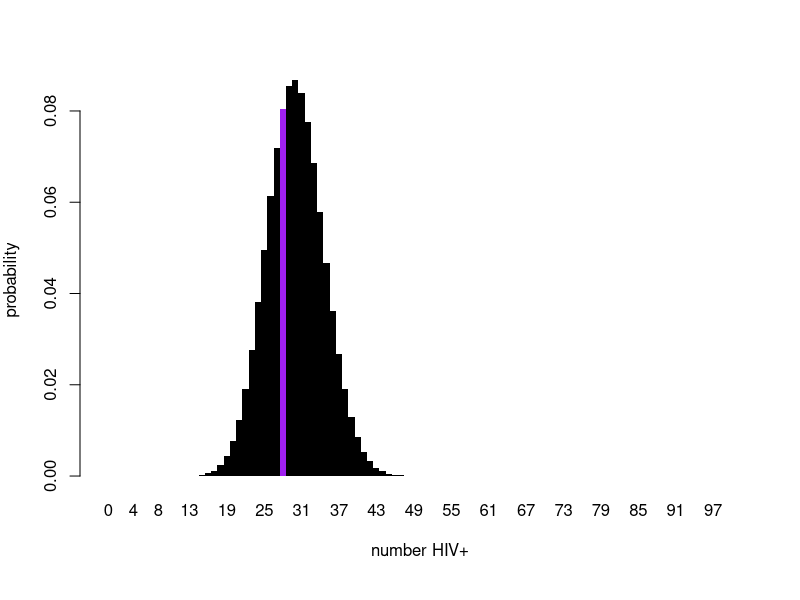
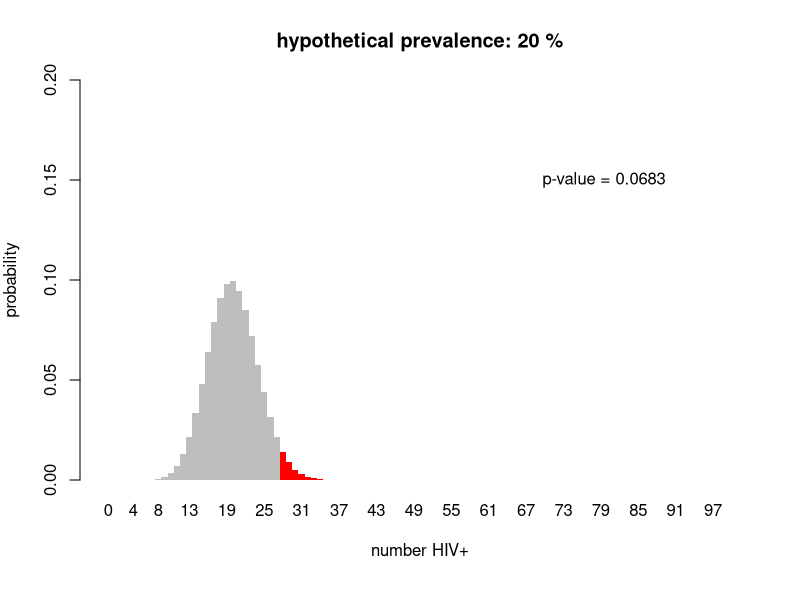
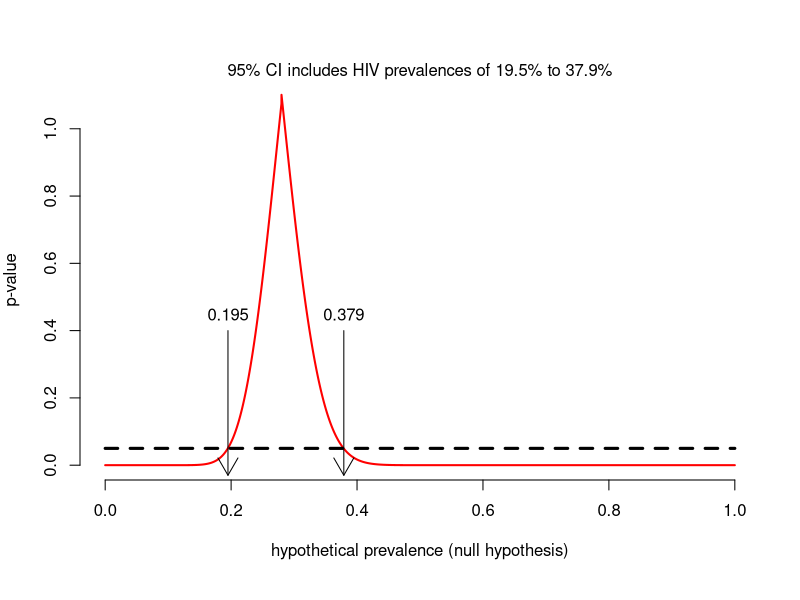
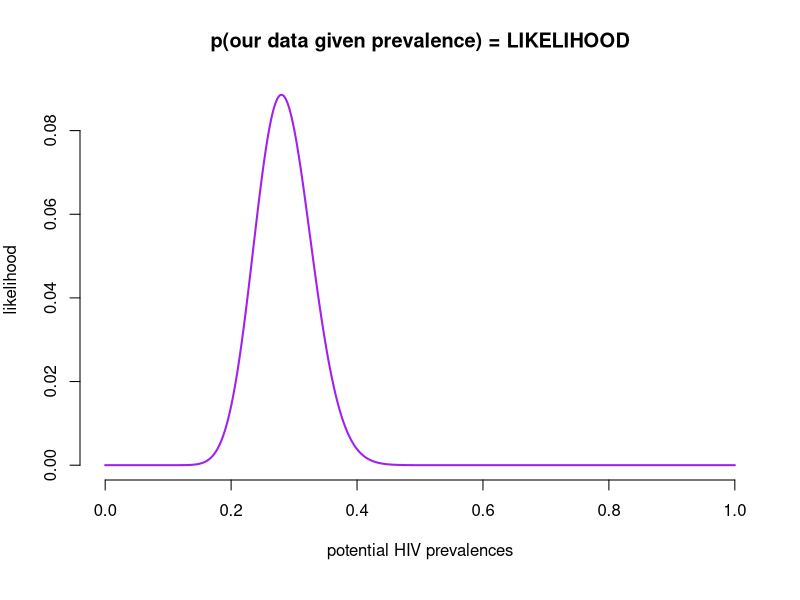
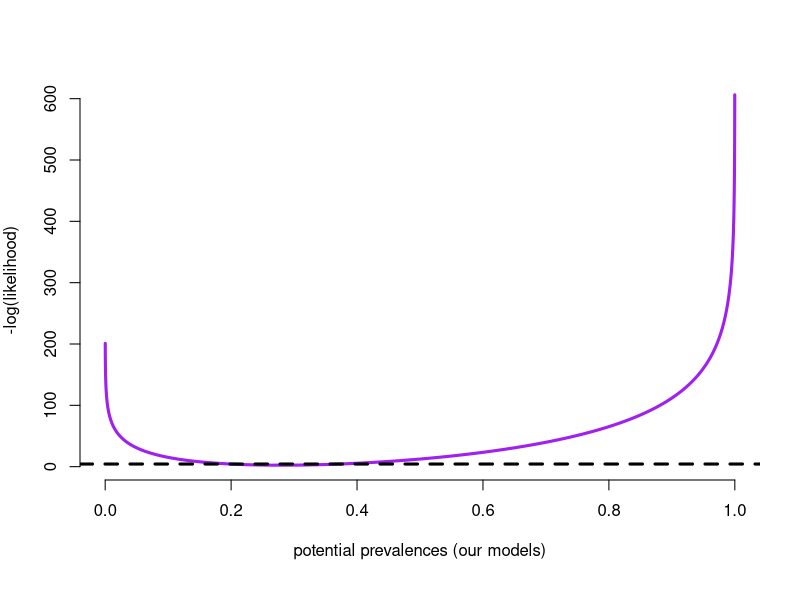
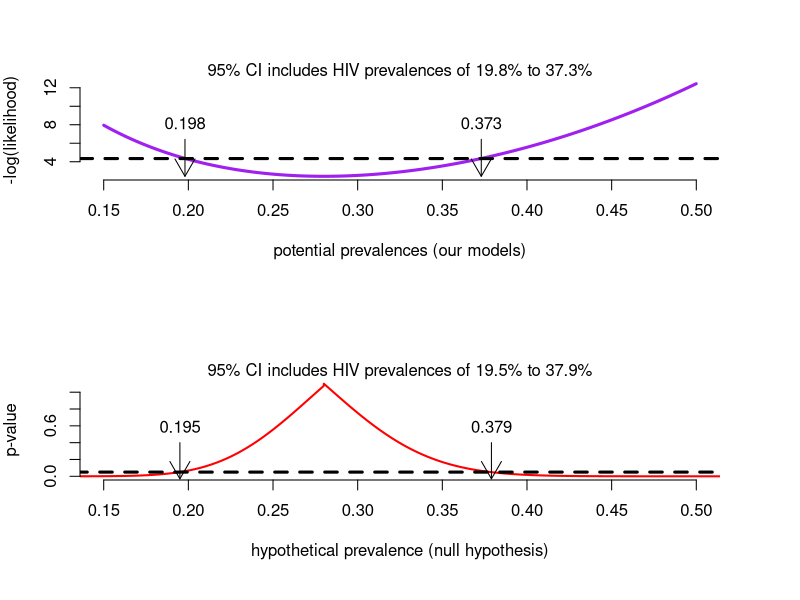

These charts were generated, in order, by the following R code:
## Introduction to Likelihood
## Meaningful Modeling of Epidemiolgic Data, 2012
## (C) Steve Bellan, 2009-2015

## Set margins for plotting.
par(mar=c(6,4,4,2))

## Say we are randomly sampling from a population of people in a town
## of size 1,000,000 and we sample 100 people from that population.
size <- 100
## Say that the true HIV prevalence in that population of size 1,000,000
## is 30%, i.e. 300,000 are HIV positive.
true.prev <- .3

## Sample from this distribution once 
## samp.pos <- rbinom(1,100,.3)

## You can use the above code to sample from this distribution, but
## we'll set it at 28 just so everyone is working on the same example
## for now.
samp.pos <- 28                          
samp.prev <- samp.pos/size
samp.pos
samp.prev

## Create a color vector for every possible number of HIV+ people we
## could have found when sampling 100 people (0:100 means 101
## possibilities). Then make the value we chose have a different
## color.
color.vec <- rep("black",size+1)
color.vec[samp.pos+1] <-	"purple"


### Create a histogram of the binomial distribution function with the
### true prevalence, highlighting the value we sampled.
barplot.obj <- barplot(dbinom(0:size,size=size, prob=true.prev),
                       xlab="number HIV+", names.arg=c(0:size),
                       ylab="probability", col=color.vec, border = NA, space =0)

## Given that we found samp.pos
samp.pos
## positives, would we accept or reject the hypothesis that the true prevalence is .2?
potential.prev <- .2

## To do this we use a two-tailed test. Meaning we are asking "If the
## true prevalence was .2, what is the probability of finding 28 HIV+
## people or another value as extreme when sampling 100 people?

## Now calculate the total probability of finding a value in the
## extreme lower tail plus the extreme upper tail.
if(samp.pos < potential.prev*size)
  {
    p.val.one.tail <- pbinom(samp.pos, size, potential.prev, lower.tail = TRUE)
  }else{
    p.val.one.tail <- pbinom(samp.pos - 1, size, potential.prev, lower.tail = FALSE)
  }
## Now multiply times 2, because we could have gotten reults that
## extreme in the other direction too. Make sure you understand what
## this means.
p.val <- p.val.one.tail*2



## Calculate the probability of getting every single possible value
## from the binomial distribtion with this hypothesized prevalence.
prob.dist <- dbinom(0:size, size=size, prob=potential.prev)
ymax <- .2
color.vec <- rep("grey",size)

## Create a logical vector for which values are more extreme
if(samp.pos < potential.prev*size)
  {
    more.extreme <- 0:100 <= samp.pos
  }else{
    more.extreme <- 0:100 >= samp.pos
  }

## Now create a color vector that's grey for all possible sampleable
## values (0-101) but red for the more extreme values.
color.vec <- rep("grey",size+1)
color.vec[more.extreme] <- "red"

## Plot the binomial distribution for N=100, and p=.2, and show the values more extreme than 28 in red
barplot(prob.dist,
        xlab = "number HIV+",
        names.arg = c(0:size),
        ylab = "probability",
        col = color.vec ,
        border = NA,
        main = paste("hypothetical prevalence:",potential.prev*100,"%"),
        ylim = c(0,ymax),
        space = 0)

## Remember this doubles the area in the red tail!
text(80, .75*ymax, paste("p-value =", signif(p.val,3)))

## Task 1: Edit the above code for the theoretical null hypotheses
## that the prevalences are .15,.25,.3,.35,.4, or .5

## Task 2: Repeat the above but change samp.pos to be 38 (i.e. pretend
## 38/100 tested HIV+)

######################################################################
## Now we're going to plot the above results on a single plot by
## showing the p-value for each null hypothesis.
######################################################################

## Create a vector of potential prevalences spanning 0-1 with 1000 values
## These are all potential "null hypotheses".
potential.prev.vector <- seq(0,1, length=10000)
## Create an empty vector to fill for the p.value at each
## corresponding prevalence value.
p.val <- rep(NA, length(potential.prev.vector))

## Now loop thrugh all the hypothesized prevalences, calculate the
## p-value, and store in our p.val vector.
for(jj in 1:length(potential.prev.vector))
  {
    ## Now calculate the total probability of finding a value in the
    ## extreme lower tail plus the extreme upper tail.
    if(samp.pos < potential.prev.vector[jj]*size)
      {
        p.val.one.tail <- pbinom(samp.pos, size, potential.prev.vector[jj], lower.tail = TRUE)
      }else{
        p.val.one.tail <- pbinom(samp.pos - 1, size, potential.prev.vector[jj], lower.tail = FALSE)
      }
    ## Now multiply times 2, because we could have gotten reults that
    ## extreme in the other direction too. Make sure you understand what
    ## this means.
    p.val[jj] <- p.val.one.tail*2
  }

## Which of these null hypothesized prevalences are not rejected at
## the alpha = .05 cutoff?
non.rejected.nulls <- potential.prev.vector[p.val > .05]

ci <- range(non.rejected.nulls)

## Compare this to the CI given by the R function binom.test.
ci
binom.test(28,100,.2, alternative = "two.sided")

## Plot the p-values vs the null hypotheses.
plot(potential.prev.vector, p.val, xlab = "hypothetical prevalence (null hypothesis)", ylab = "p-value",
     lwd = 2, bty = "n", type = "l", cex.lab = 1, col = "red")
## Draw a line at the alpha = .05 cutoff.
segments(0, .05, 1, .05, lty = 2, lwd = 3)

## Now plot the CI bounds
ci.l <- round(ci[1],3)
ci.u <- round(ci[2],3)
arrows(ci.l, .4, ci.l, -.03, length = .2)
arrows(ci.u, .4, ci.u, -.03, length = .2)
text(ci.l,.4, ci.l,cex = 1,pos = 3)
text(ci.u,.4, ci.u,cex = 1,pos = 3)

mtext(paste("95% CI includes HIV prevalences of ", ci.l*100, "% to ", ci.u*100, "%", sep=""), side = 3, line =0)

## Task 3: Write down in words what this plot is showing.

######################################################################
## Now let's do the same analysis but using Maximum Likelihood approach.
###################################################################### 


## The likelihood of a prevalence is the probability of observing the data given the
## hypothesized prevalence:
## L(prevalence | data) = p(data | prevalence)
likelihoods <- dbinom(samp.pos, size, potential.prev.vector)

plot(potential.prev.vector, likelihoods, col = "purple", type = "l", lwd = 2,
     xlab = "potential HIV prevalences", ylab = "likelihood",
     main = "p(our data given prevalence) = LIKELIHOOD",
     bty = "n")

###################################################################### 
## Let's look at the negative log-likelihood which is what people
## traditionally use because it's usually easier to calculate (though
## for this example R can do all the work computationally quite
## easily).
plot(potential.prev.vector, -log(likelihoods), type = "l", col = "purple", col.main = "white",
     bty = "n", lwd = 3, xlab = "potential prevalences (our models)",
     ylab = "-log(likelihood)",  main = "we usually minimize the -log(likelihood)")

## Now recall that we can use the Chi Squared Likelihood Ratio
## Test. If the logL of a given prevalence is within the chi-squared
## alpha=.05 cutoff of the minimum logL, then we do not reject it.
chisq.crit <- qchisq(.95, df = 1)
chisq.crit
min.l <- min(-log(likelihoods))
abline(h = min.l + chisq.crit/2, lwd = 3, lty = 2)

######################################################################
## It's hard to see this so let's zoom in on last plot for values of
## the potential prevalence between .15 and .5.

## Let's also make a 2 panel plot so we can compare this with the
## P-Value approach from above.
par(mfrow=c(2,1), mar = c(6,4,4,4))
xlim <- c(.15, .5)

zoom.plot.index <- potential.prev.vector>.15 & potential.prev.vector<.5
plot(potential.prev.vector[zoom.plot.index], -log(likelihoods[zoom.plot.index]),
     type = "l", col = "purple", col.main = "white", xlim = xlim,
     bty = "n", lwd = 3, xlab = "potential prevalences (our models)",
     ylab = "-log(likelihood)",  main = "we usually minimize the -log(likelihood)")
chisq.crit <- qchisq(.95, df = 1)
chisq.crit
min.l <- min(-log(likelihoods))
ci.likelihood <- range(potential.prev.vector[-log(likelihoods) < min.l + chisq.crit/2])
abline(h = min.l + chisq.crit/2, lwd = 3, lty = 2)
## add title to the plot
ci.l <- signif(ci.likelihood[1],3)
ci.u <- signif(ci.likelihood[2],3)
mtext(paste("95% CI includes HIV prevalences of ", ci.l*100, "% to ", ci.u*100, "%", sep=""), side = 3, line =0)
arrows(ci.l, min.l + 4, ci.l, min.l, length = .2)
arrows(ci.u, min.l + 4, ci.u, min.l, length = .2)
text(ci.l, min.l + 4, ci.l,cex = 1,pos = 3)
text(ci.u, min.l + 4, ci.u,cex = 1,pos = 3)

## Redraw the P-Value plot from above

## Plot the p-values vs the null hypotheses.
plot(potential.prev.vector, p.val, xlab = "hypothetical prevalence (null hypothesis)", ylab = "p-value",
     xlim = xlim, lwd = 2, bty = "n", type = "l", cex.lab = 1, col = "red")
## Draw a line at the alpha = .05 cutoff.
segments(0, .05, 1, .05, lty = 2, lwd = 3)

## Now plot the CI bounds
ci.l <- round(ci[1],3)
ci.u <- round(ci[2],3)
arrows(ci.l, .4, ci.l, -.03, length = .2)
arrows(ci.u, .4, ci.u, -.03, length = .2)
text(ci.l,.4, ci.l,cex = 1,pos = 3)
text(ci.u,.4, ci.u,cex = 1,pos = 3)

mtext(paste("95% CI includes HIV prevalences of ", ci.l*100, "% to ", ci.u*100, "%", sep=""), side = 3, line =0)

## Compare confidence intervals constructed from cumulative
## probability distribution (i.e. p-values) and from the Likelihood
## Ratio Test.
ci
ci.likelihood

## Task 4: Explain in your own words how the Likelihood construction of p-values
